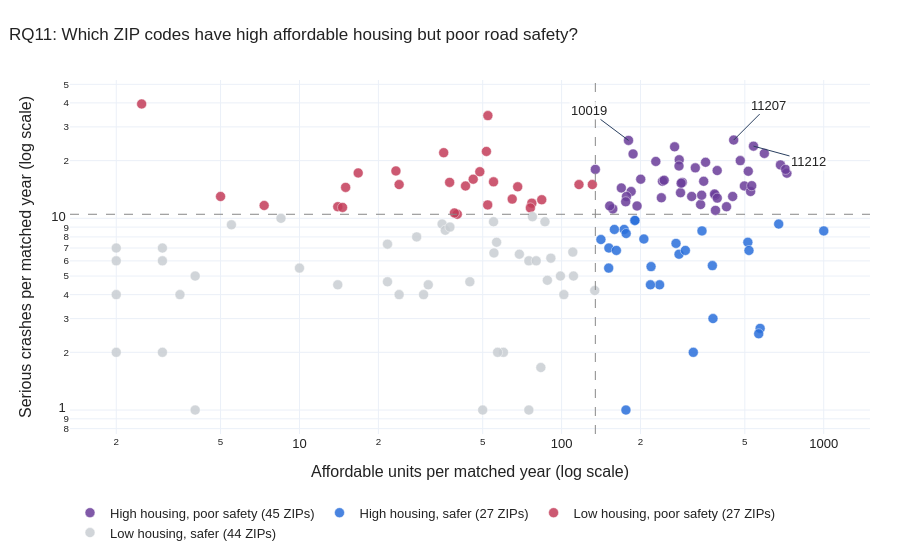

The code cell stored with this chart in its notebook:
### Markdown cell above
### RQ11 chart: four groups of ZIP codes
Each dot is one ZIP code. The dashed lines are the medians. **Purple dots (top right)** answer the question. The three worst purple ZIPs are labelled. Hover over any dot to see its ZIP, borough and number of matched years.

### Code cell
GROUP_COLORS = {TARGET: COLOR_BOTH, "High housing, safer": COLOR_HOUSING,
                "Low housing, poor safety": COLOR_CRASH, "Low housing, safer": COLOR_OTHER}
counts = per_zip["group"].value_counts()
per_zip["group_label"] = per_zip["group"].map(lambda g: f"{g} ({counts[g]} ZIPs)")

fig_rq11 = px.scatter(
    per_zip, x="housing", y="safety", color="group_label", log_x=True, log_y=True,
    category_orders={"group_label": [f"{g} ({counts[g]} ZIPs)" for g in GROUP_COLORS]},
    color_discrete_map={f"{g} ({counts[g]} ZIPs)": c for g, c in GROUP_COLORS.items()},
    hover_data={"zip_code": True, "borough": True, "matched_years": True,
                "housing": ":.1f", "safety": ":.1f", "group_label": False},
    labels={"housing": "Affordable units per year", "safety": "Serious crashes per year",
            "zip_code": "ZIP code", "borough": "Borough", "matched_years": "Matched years"})
fig_rq11.update_traces(marker=dict(size=10, opacity=0.85, line=dict(width=0.5, color="white")))
fig_rq11.add_vline(x=housing_cut, line=dict(dash="dash", color="#888", width=1))
fig_rq11.add_hline(y=safety_cut, line=dict(dash="dash", color="#888", width=1))

# Label the 3 worst target ZIPs; arrows point different ways so labels never overlap.
# On log axes Plotly positions annotations in log10 units.
worst3 = per_zip[per_zip["group"] == TARGET].nlargest(3, "safety")
for (_, row), (ax, ay) in zip(worst3.iterrows(), [(35, -35), (-40, -30), (55, 15)]):
    fig_rq11.add_annotation(x=np.log10(row["housing"]), y=np.log10(row["safety"]),
                            text=row["zip_code"], ax=ax, ay=ay, arrowhead=0,
                            bgcolor="rgba(255,255,255,0.8)")

style_fig(fig_rq11, "RQ11: Which ZIP codes have high affordable housing but poor road safety?",
          "Affordable units per matched year (log scale)",
          "Serious crashes per matched year (log scale)")
fig_rq11.show()

### Figure 1 — Plotly figure (JSON) as saved in the notebook; plotly's stock layout.template omitted (floating-point values rounded to 4 significant figures; data arrays with more than 128 entries replaced by an {"elided": "..."} marker saying what was removed)
{"data": [{"customdata": {"elided": "45x4 mixed values"}, "hovertemplate": "Affordable units per year=%{x:.1f}<br>Serious crashes per year=%{y:.1f}<br>ZIP code=%{customdata[0]}<br>Borough=%{customdata[1]}<br>Matched years=%{customdata[2]}<extra></extra>", "legendgroup": "High housing, poor safety (45 ZIPs)", "marker": {"color": "#6a3d9a", "line": {"color": "white", "width": 0.5}, "opacity": 0.85, "size": 10, "symbol": "circle"}, "mode": "markers", "name": "High housing, poor safety (45 ZIPs)", "orientation": "v", "showlegend": true, "type": "scatter", "x": [498.0, 187.3, 180.0, 240.2, 323.7, 425.8, 385.4, 242.6, 348.4, 723.6, 169.0, 246.2, 593.6, 683.8, 449.4, 526.0, 383.2, 184.2, 480.4, 515.4, 392.2, 156.8, 354.2, 386.4, 269.8, 152.6, 281.0, 453.4, 715.6, 531.2, 288.6, 539.6, 194.0, 176.8, 284.2, 280.5, 175.6, 228.8, 200.4, 285.8, 339.0, 134.5, 342.2, 313.5, 392.5], "xaxis": "x", "y": [14.75, 21.67, 25.5, 12.8, 18.33, 11.5, 13.2, 15.6, 15.6, 17.2, 14.4, 15.8, 21.8, 19.0, 13.0, 13.8, 13.4, 13.8, 20.0, 17.6, 17.75, 11.2, 19.6, 11.0, 23.6, 11.6, 20.2, 25.6, 18.0, 14.8, 15.4, 23.8, 11.6, 13.0, 13.6, 18.75, 12.2, 19.8, 16.0, 15.25, 11.8, 18.0, 13.2, 13.0, 12.75], "yaxis": "y"}, {"customdata": [["10004", "Manhattan", 2, "High housing, safer (27 ZIPs)"], ["10011", "Manhattan", 4, "High housing, safer (27 ZIPs)"], ["10014", "Manhattan", 2, "High housing, safer (27 ZIPs)"], ["10018", "Manhattan", 1, "High housing, safer (27 ZIPs)"], ["10023", "Manhattan", 2, "High housing, safer (27 ZIPs)"], ["10024", "Manhattan", 4, "High housing, safer (27 ZIPs)"], ["10025", "Manhattan", 5, "High housing, safer (27 ZIPs)"], ["10026", "Manhattan", 5, "High housing, safer (27 ZIPs)"], ["10031", "Manhattan", 5, "High housing, safer (27 ZIPs)"], ["10034", "Manhattan", 5, "High housing, safer (27 ZIPs)"], ["10039", "Manhattan", 2, "High housing, safer (27 ZIPs)"], ["10304", "Staten Island", 3, "High housing, safer (27 ZIPs)"], ["10306", "Staten Island", 2, "High housing, safer (27 ZIPs)"], ["10452", "Bronx", 5, "High housing, safer (27 ZIPs)"], ["10473", "Bronx", 4, "High housing, safer (27 ZIPs)"], ["10474", "Bronx", 3, "High housing, safer (27 ZIPs)"], ["11216", "Brooklyn", 4, "High housing, safer (27 ZIPs)"], ["11222", "Brooklyn", 4, "High housing, safer (27 ZIPs)"], ["11224", "Brooklyn", 3, "High housing, safer (27 ZIPs)"], ["11225", "Brooklyn", 5, "High housing, safer (27 ZIPs)"], ["11231", "Brooklyn", 4, "High housing, safer (27 ZIPs)"], ["11239", "Brooklyn", 3, "High housing, safer (27 ZIPs)"], ["11249", "Brooklyn", 5, "High housing, safer (27 ZIPs)"], ["11374", "Queens", 4, "High housing, safer (27 ZIPs)"], ["11436", "Queens", 1, "High housing, safer (27 ZIPs)"], ["11691", "Queens", 5, "High housing, safer (27 ZIPs)"], ["11692", "Queens", 2, "High housing, safer (27 ZIPs)"]], "hovertemplate": "Affordable units per year=%{x:.1f}<br>Serious crashes per year=%{y:.1f}<br>ZIP code=%{customdata[0]}<br>Borough=%{customdata[1]}<br>Matched years=%{customdata[2]}<extra></extra>", "legendgroup": "High housing, safer (27 ZIPs)", "marker": {"color": "#2a6fdb", "line": {"color": "white", "width": 0.5}, "opacity": 0.85, "size": 10, "symbol": "circle"}, "mode": "markers", "name": "High housing, safer (27 ZIPs)", "orientation": "v", "showlegend": true, "type": "scatter", "x": [236.5, 173.2, 280.5, 176.0, 151.5, 141.2, 343.2, 219.4, 296.6, 273.2, 378.0, 376.0, 513.5, 1000.0, 151.2, 176.3, 190.0, 159.0, 673.3, 206.0, 190.5, 572.0, 161.8, 218.2, 318.0, 518.6, 565.0], "xaxis": "x", "y": [4.5, 8.75, 6.5, 1.0, 7.0, 7.75, 8.6, 5.6, 6.8, 7.4, 3.0, 5.667, 7.5, 8.6, 5.5, 8.333, 9.75, 8.75, 9.333, 7.8, 9.75, 2.667, 6.8, 4.5, 2.0, 6.8, 2.5], "yaxis": "y"}, {"customdata": [["10001", "Manhattan", 2, "Low housing, poor safety (27 ZIPs)"], ["10003", "Manhattan", 3, "Low housing, poor safety (27 ZIPs)"], ["10009", "Manhattan", 3, "Low housing, poor safety (27 ZIPs)"], ["10010", "Manhattan", 2, "Low housing, poor safety (27 ZIPs)"], ["10013", "Manhattan", 2, "Low housing, poor safety (27 ZIPs)"], ["10017", "Manhattan", 1, "Low housing, poor safety (27 ZIPs)"], ["10022", "Manhattan", 2, "Low housing, poor safety (27 ZIPs)"], ["10065", "Manhattan", 2, "Low housing, poor safety (27 ZIPs)"], ["10462", "Bronx", 5, "Low housing, poor safety (27 ZIPs)"], ["10466", "Bronx", 4, "Low housing, poor safety (27 ZIPs)"], ["11214", "Brooklyn", 2, "Low housing, poor safety (27 ZIPs)"], ["11218", "Brooklyn", 4, "Low housing, poor safety (27 ZIPs)"], ["11219", "Brooklyn", 3, "Low housing, poor safety (27 ZIPs)"], ["11223", "Brooklyn", 4, "Low housing, poor safety (27 ZIPs)"], ["11229", "Brooklyn", 4, "Low housing, poor safety (27 ZIPs)"], ["11230", "Brooklyn", 3, "Low housing, poor safety (27 ZIPs)"], ["11234", "Brooklyn", 3, "Low housing, poor safety (27 ZIPs)"], ["11236", "Brooklyn", 2, "Low housing, poor safety (27 ZIPs)"], ["11354", "Queens", 5, "Low housing, poor safety (27 ZIPs)"], ["11370", "Queens", 1, "Low housing, poor safety (27 ZIPs)"], ["11373", "Queens", 3, "Low housing, poor safety (27 ZIPs)"], ["11375", "Queens", 2, "Low housing, poor safety (27 ZIPs)"], ["11377", "Queens", 5, "Low housing, poor safety (27 ZIPs)"], ["11385", "Queens", 3, "Low housing, poor safety (27 ZIPs)"], ["11419", "Queens", 2, "Low housing, poor safety (27 ZIPs)"], ["11432", "Queens", 5, "Low housing, poor safety (27 ZIPs)"], ["11434", "Queens", 1, "Low housing, poor safety (27 ZIPs)"]], "hovertemplate": "Affordable units per year=%{x:.1f}<br>Serious crashes per year=%{y:.1f}<br>ZIP code=%{customdata[0]}<br>Borough=%{customdata[1]}<br>Matched years=%{customdata[2]}<extra></extra>", "legendgroup": "Low housing, poor safety (27 ZIPs)", "marker": {"color": "#c43d5a", "line": {"color": "white", "width": 0.5}, "opacity": 0.85, "size": 10, "symbol": "circle"}, "mode": "markers", "name": "Low housing, poor safety (27 ZIPs)", "orientation": "v", "showlegend": true, "type": "scatter", "x": [77.0, 46.0, 76.0, 84.0, 14.0, 131.0, 35.5, 40.0, 64.8, 48.75, 55.0, 52.25, 7.333, 43.0, 16.75, 51.67, 52.33, 2.5, 14.6, 5.0, 39.0, 116.5, 37.4, 23.33, 15.0, 68.0, 24.0], "xaxis": "x", "y": [12.0, 16.0, 11.33, 12.5, 11.5, 15.0, 22.0, 10.5, 12.6, 17.5, 15.5, 11.75, 11.67, 14.75, 17.25, 22.33, 34.33, 39.5, 11.4, 13.0, 10.67, 15.0, 15.4, 17.67, 14.5, 14.6, 15.0], "yaxis": "y"}, {"customdata": {"elided": "44x4 mixed values"}, "hovertemplate": "Affordable units per year=%{x:.1f}<br>Serious crashes per year=%{y:.1f}<br>ZIP code=%{customdata[0]}<br>Borough=%{customdata[1]}<br>Matched years=%{customdata[2]}<extra></extra>", "legendgroup": "Low housing, safer (44 ZIPs)", "marker": {"color": "#c9ced3", "line": {"color": "white", "width": 0.5}, "opacity": 0.85, "size": 10, "symbol": "circle"}, "mode": "markers", "name": "Low housing, safer (44 ZIPs)", "orientation": "v", "showlegend": true, "type": "scatter", "x": [99.0, 60.0, 91.0, 86.4, 44.67, 75.0, 111.0, 21.67, 110.3, 35.0, 2.0, 4.0, 75.0, 80.0, 77.4, 88.25, 50.0, 69.0, 133.8, 5.5, 102.0, 29.75, 55.2, 8.5, 14.0, 21.67, 55.0, 2.0, 10.0, 3.0, 24.0, 56.5, 36.0, 2.0, 2.0, 3.0, 83.33, 3.5, 37.5, 3.0, 31.0, 28.0, 4.0, 57.0], "xaxis": "x", "y": [5.0, 2.0, 6.2, 9.6, 4.667, 1.0, 5.0, 4.667, 6.667, 9.333, 6.0, 5.0, 6.0, 6.0, 10.2, 4.75, 1.0, 6.5, 4.2, 9.25, 4.0, 4.0, 6.6, 10.0, 4.5, 7.333, 9.6, 7.0, 5.5, 6.0, 4.0, 7.5, 8.667, 2.0, 4.0, 7.0, 1.667, 4.0, 9.0, 2.0, 4.5, 8.0, 1.0, 2.0], "yaxis": "y"}], "layout": {"annotations": [{"arrowhead": 0, "ax": 35, "ay": -35, "bgcolor": "rgba(255,255,255,0.8)", "text": "11207", "x": 2.656, "y": 1.408}, {"arrowhead": 0, "ax": -40, "ay": -30, "bgcolor": "rgba(255,255,255,0.8)", "text": "10019", "x": 2.255, "y": 1.407}, {"arrowhead": 0, "ax": 55, "ay": 15, "bgcolor": "rgba(255,255,255,0.8)", "text": "11212", "x": 2.732, "y": 1.377}], "font": {"color": "#222", "family": "Arial", "size": 13}, "height": 560, "hoverlabel": {"bgcolor": "white", "font": {"size": 12}}, "legend": {"orientation": "h", "title": {}, "tracegroupgap": 0, "x": 0, "y": -0.18, "yanchor": "top"}, "margin": {"b": 40, "l": 70, "r": 30, "t": 80}, "shapes": [{"line": {"color": "#888", "dash": "dash", "width": 1}, "type": "line", "x0": 134.5, "x1": 134.5, "xref": "x", "y0": 0, "y1": 1, "yref": "y domain"}, {"line": {"color": "#888", "dash": "dash", "width": 1}, "type": "line", "x0": 0, "x1": 1, "xref": "x domain", "y0": 10.5, "y1": 10.5, "yref": "y"}], "title": {"font": {"size": 17}, "text": "RQ11: Which ZIP codes have high affordable housing but poor road safety?", "x": 0.01, "xanchor": "left"}, "xaxis": {"anchor": "y", "domain": [0.0, 1.0], "title": {"text": "Affordable units per matched year (log scale)"}, "type": "log"}, "yaxis": {"anchor": "x", "domain": [0.0, 1.0], "title": {"text": "Serious crashes per matched year (log scale)"}, "type": "log"}}}
